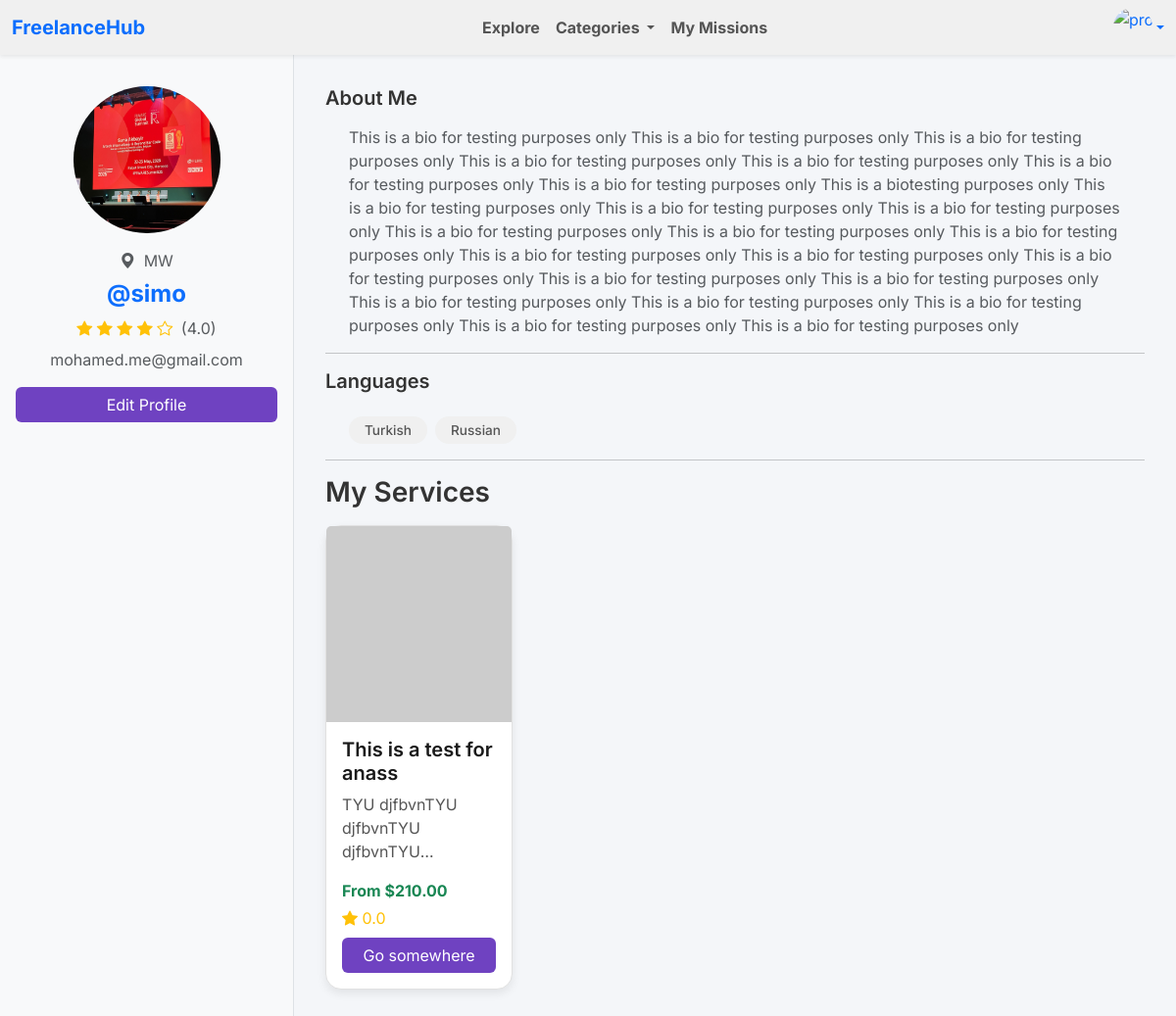
/freelancer/profile/ (signed in), run on an earlier commit of the app's database.
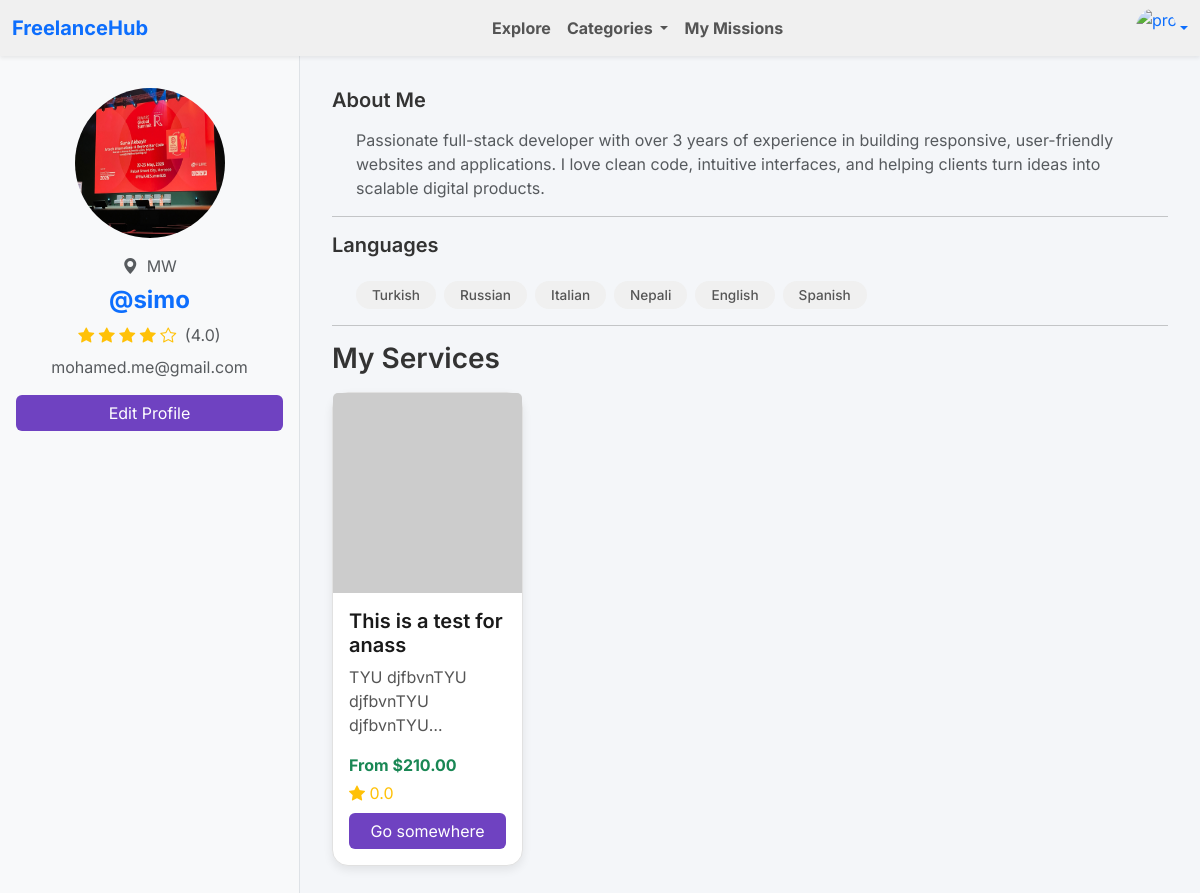
And on a later commit of the database.
### freelancer/models.py (models this page shows)
class Freelancer(models.Model):
    LANGUAGE_CHOICES = [
        ("en", "English"),
        ("es", "Spanish"),
        ("fr", "French"),
        ("ar", "Arabic"),
        ("zh", "Chinese (Mandarin)"),
        ("hi", "Hindi"),
        ("pt", "Portuguese"),
        ("ru", "Russian"),
        ("bn", "Bengali"),
        ("ur", "Urdu"),
        ("de", "German"),
        ("ja", "Japanese"),
        ("ko", "Korean"),
        ("it", "Italian"),
        ("tr", "Turkish"),
        ("vi", "Vietnamese"),
        ("fa", "Persian (Farsi)"),
        ("sw", "Swahili"),
        ("pl", "Polish"),
        ("nl", "Dutch"),
        ("tl", "Filipino (Tagalog)"),
        ("ro", "Romanian"),
        ("el", "Greek"),
        ("th", "Thai"),
        ("he", "Hebrew"),
        ("ms", "Malay"),
        ("uk", "Ukrainian"),
        ("cs", "Czech"),
        ("hu", "Hungarian"),
        ("ta", "Tamil"),
        ("kn", "Kannada"),
        ("te", "Telugu"),
        ("mr", "Marathi"),
        ("gu", "Gujarati"),
        ("pa", "Punjabi"),
        ("id", "Indonesian"),
        ("my", "Burmese"),
        ("si", "Sinhala"),
        ("ne", "Nepali"),
        ("am", "Amharic"),
        ("so", "Somali"),
        ("af", "Afrikaans"),
        ("is", "Icelandic"),
        ("fi", "Finnish"),
        ("sv", "Swedish"),
        ("da", "Danish"),
        ("no", "Norwegian"),
        ("ht", "Haitian Creole"),
        ("eu", "Basque"),
        ("ga", "Irish (Gaelic)"),
    ]
    user = models.OneToOneField(User, on_delete=models.CASCADE)
    pfp = models.ImageField(upload_to='uploads/', default='uploads/default.jpg')
    bio = models.TextField(blank=True, default='No Bio Available')
    portfolio_url = models.URLField(blank=True)
    rating = models.FloatField(default=0.0, max_length=2)
    location = CountryField(default='MA',blank=True, null=True)
    languages = MultiSelectField(choices=LANGUAGE_CHOICES, blank=True, max_length=255)
    created_at = models.DateTimeField(auto_now_add=True)
    updated_at = models.DateTimeField(auto_now=True)

### freelancer/views.py (the view)
# urls.py: path('profile/', views.profileF, name='profile'),
@login_required
def profileF(request):
    freelancerinfo = get_object_or_404(Freelancer, user=request.user)
    language_dict = dict(Freelancer.LANGUAGE_CHOICES)
    full_languages = [language_dict.get(code, code) for code in freelancerinfo.languages]
    selected_language_codes = freelancerinfo.languages or []
    decimal, integer = math.modf(freelancerinfo.rating)
    fullstar = int(integer)
    halfstar = 1 if decimal >= 0.5 else 0
    emptystar = 5 - fullstar - halfstar
    form = ProfileForm(instance=freelancerinfo)
    Services = Service.objects.filter(user=request.user)
    return render(request, 'freelancer/profileF.html', {
        'freelancerinfo': freelancerinfo,
        'fullstar': range(fullstar),
        'halfstar': halfstar,
        'emptystar': range(emptystar),
        'form': form,
        'full_languages': full_languages,
        'selected_language_codes': selected_language_codes,
        "Services": Services,
    })

### freelancer/templates/freelancer/profileF.html (shortened to what this page needs)
{% extends 'main.html' %}
{% block nav %}
    {% include "navbar.html" with logged_in=True %}
{% endblock %}
{% block content %}
    <div class="full-page">
        <div class="left-panel text-center">
            <img src="{{ freelancerinfo.pfp.url }}" alt="Profile Image"
                 class="rounded-circle mb-3" style="width: 150px; height: 150px;">
            <div class="mb-2 text-muted">
                <i class="bi bi-geo-alt-fill me-1"></i>
                {{ freelancerinfo.location|default:"Unknown Location" }}
            </div>
            <h4 class="fw-bold text-primary">@{{ freelancerinfo.user.username|default:user.username }}</h4>
            <div class="mb-2 text-warning">
                {% for i in fullstar %}
                    <i class="bi bi-star-fill"></i>
                {% endfor %}
                {% for i in emptystar %}
                    <i class="bi bi-star"></i>
                {% endfor %}
                <span class="text-muted ms-1">({{ freelancerinfo.rating }})</span>
            </div>
            <p class="text-muted">mohamed.me@gmail.com</p>
            <a class="btn btn-primary w-100" data-bs-toggle="offcanvas" href="#offcanvasExample" role="button"
               aria-controls="offcanvasExample">Edit Profile</a>
        </div>
        <div class="right-panel">
            <h5 class="mb-3">About Me</h5>
            <p class="text-muted mx-4">{{ freelancerinfo.bio|default:"No bio provided." }}</p>
            <hr>
            <h5 class="mb-3">Languages</h5>
            <div class="text-muted mx-4 d-flex flex-wrap gap-2">
                {% for lang in full_languages %}
                    <span class="d-inline-block px-3 py-1 mt-2 text-muted rounded-pill bg-light">
                    {{ lang }}
                </span>
                {% empty %}
                    <span class="text-muted">No languages selected.</span>
                {% endfor %}
            </div>
            <hr>
            <div class="mb-5">
                <h3 class="mb-3">My Services</h3>
                <div class="row">
                    {% for i in Services %}
                        <div class="col-12 col-sm-6 col-md-4 col-lg-3 mb-5">
                            <div class="card h-100 position-relative d-flex flex-column" style="z-index: 10;">
                                <img src="{{ i.image_url }}" class="card-img-top w-100"
                                     style="height: 200px; object-fit: cover;" alt="...">
                                <div class="card-body d-flex flex-column" style="flex: 1 1 auto; min-height: 250px;">
                                    <h5 class="card-title">{{ i.title }}</h5>
                                    <p class="card-text flex-grow-1"
                                       style="display: -webkit-box; -webkit-line-clamp: 3; -webkit-box-orient: vertical; overflow: hidden; text-overflow: ellipsis;">
                                        {{ i.description }}
                                    </p>
                                    <p class="fw-bold text-success mb-1">From ${{ i.price }}</p>
                                    <p class="text-warning mb-2">
                                        <i class="bi bi-star-fill"></i> {{ i.rate }}
                                    </p>
                                    <a href="{% url 'client:freelance_detail' i.id %}" class="btn btn-primary mt-auto">Go
                                        somewhere</a>
                                </div>
                            </div>
                        </div>
                    {% endfor %}
                </div>
            </div>
        </div>
    </div>
{% endblock %}

What changed in the data, as far as the page shows it:
changed Freelancer "MW": bio "This is a bio for testing purposes only This is a bio for testing purposes only This is a bio for testing purposes only This is a bio for testing purposes only This is a bio for testing purposes only This is a bio for testing purposes only This is a bio for testing purposes only This is a biotesting purposes only This is a bio for testing purposes only This is a bio for testing purposes only This is a bio for testing purposes only This is a bio for testing purposes only This is a bio for testing purposes only This is a bio for testing purposes only This is a bio for testing purposes only This is a bio for testing purposes only This is a bio for testing purposes only This is a bio for…" → "Passionate full-stack developer with over 3 years of experience in building responsive, user-friendly websites and applications. I love clean code, intuitive interfaces, and helping clients turn ideas into scalable digital products."
Also different on the page:
new list line: "Italian"
new list line: "Nepali"
new list line: "English"
new list line: "Spanish"
